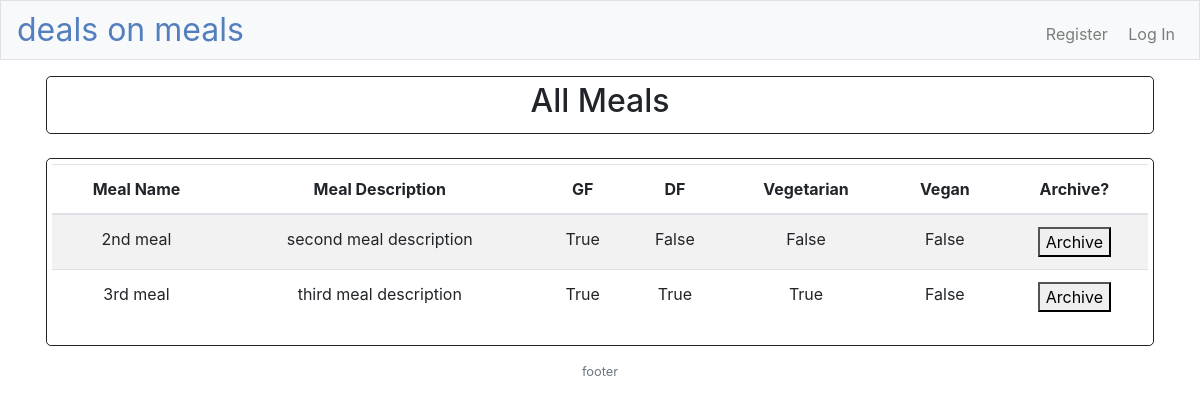
The app's page /meals-edit with its own data.
### models.py (models this page shows, shortened)
class Meal(db.Model):
    __tablename__ = "meal"
    id = db.Column(db.Integer, primary_key=True)
    title = db.Column(db.String(), nullable=False)
    desc = db.Column(db.String(), nullable=False)
    gf = db.Column(db.Boolean(), nullable=False, default=False)
    df = db.Column(db.Boolean(),  nullable=False, default=False)
    vgt = db.Column(db.Boolean(),  nullable=False, default=False)
    vgn = db.Column(db.Boolean(),  nullable=False, default=False)
    archived = db.Column(db.Boolean(), nullable=False, default=False)
    price = db.Column(db.Integer, nullable=False, default=11)

### app.py (the view)
@app.route("/meals-edit", methods=["GET", "POST"])
def mealsEdit():
    meals = Meal.query.filter(Meal.archived==False).paginate(per_page=2000)
    return render_template('meals.html', meals=meals)

### app.py (called while the page is built)
@app.after_request
def after_request(response):
    response.headers["Cache-Control"] = "no-cache, no-store, must-revalidate"
    response.headers["Expires"] = 0
    response.headers["Pragma"] = "no-cache"
    return response

### templates/meals.html (shortened to what this page needs)
{% extends "layout.html" %}
{% block main %}
<div class="container">
    <div class="row">
        <div class="col-12"><h2>All Meals</h2></div>
    </div>
    <br>
    <div class="row">
        <div class="table-responsive">
            <table class="table table-striped">
                <thead>
                    <tr>
                        <th>Meal Name</th>
                        <th>Meal Description</th>
                        <th>GF</th>
                        <th>DF</th>
                        <th>Vegetarian</th>
                        <th>Vegan</th>
                        <th>Archive?</th>
                    </tr>
                </thead>
                <tbody>
                    {%for meal in meals.items %}
                    <tr>
                        <td>{{ meal.title }}</td>
                        <td>{{ meal.desc  }}</td>
                        <td>{{ meal.gf    }}</td>
                        <td>{{ meal.df    }}</td>
                        <td>{{ meal.vgt   }}</td>
                        <td>{{ meal.vgn   }}</td>
                        <td>
                            <form action="/archiveMeal" method="post">
                                <button name="id" value="{{meal.id}}">
                                    Archive
                                </button>
                            </form>
                        </td>
                    </tr>
                    {% endfor %}
                </tbody>
            </table>
        </div>
    </div>
</div>
{% endblock %}

### static/styles.css (style rules this page uses)
.row { border-style: solid; border-width: 1px; border-radius: 5px; padding: 5px; border-spacing: 5 px; white-space: nowrap; }

### records on screen
Meal: title "2nd meal", desc "second meal description", gf "True", df "False", vgt "False", vgn "False", {{ meal.id }} 2 (drawn)
Meal: title "3rd meal", desc "third meal description", gf "True", df "True", vgt "True", vgn "False", {{ meal.id }} 3 (drawn)
